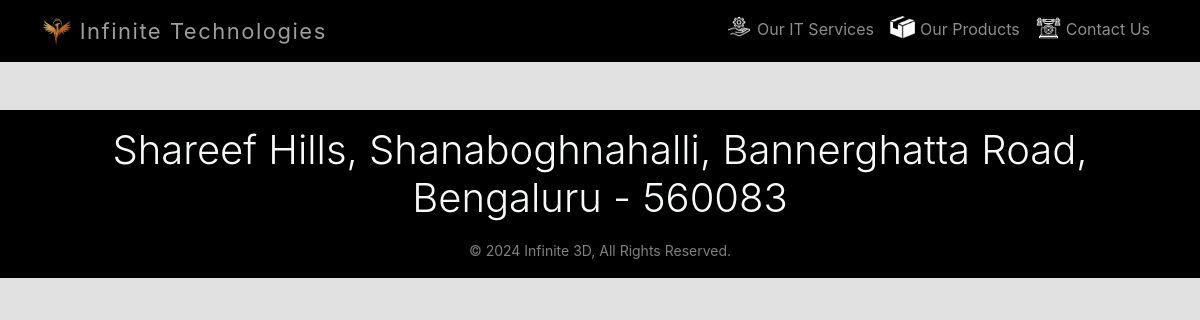
The page /about-us/ on the database its author committed.
### service/models.py (models this page shows)
class Header(models.Model):
    navbar_link = models.TextField()
    navbar_content = models.TextField()
    navbar_icon = models.FileField(upload_to="img/", max_length=5000, null=True, default=None)

class Footer(models.Model):
    address = models.TextField()
    copyright = models.TextField()

### infinitetechnologies/views.py (the view)
# urls.py: path('about-us/', views.about_us, name='about_us'),
def about_us(request):
    current_year = datetime.now().year
    return render(request, "about.html", {'current_year': current_year})

### service/context_processors.py (called while the page is built)
def header_and_footer(request):
    headerData = Header.objects.all()  # Replace with your actual query
    footerData = Footer.objects.all()    # Replace with your actual query
    return {'headerData': headerData, 'footerData': footerData}

### templates/about.html (shortened to what this page needs)
{% extends 'base.html' %}

### templates/header.html (shortened to what this page needs)
<!doctype html>
<html lang="en">
  <head>
    <link rel="stylesheet" href="/static/css/styles.css">
  <link href="https://cdn.jsdelivr.net/npm/bootstrap@5.0.2/dist/css/bootstrap.min.css" rel="stylesheet">
	<link href="https://cdnjs.cloudflare.com/ajax/libs/animate.css/3.7.2/animate.min.css" rel="stylesheet">
    <link href="https://cdn.jsdelivr.net/npm/bootstrap@5.3.2/dist/css/bootstrap.min.css" rel="stylesheet">
  </head>
  <body>
  <nav class="navbar navbar-expand-lg navbar-dark bg-black">
    <div class="container">
        <a class="navbar-title navbar-dark" href="/">
            <img src="/media/logo/titlepic.png" alt="" width="30" height="28" class="d-inline-block align-text-top">
            Infinite Technologies
        </a>
        <div class="collapse navbar-collapse" id="navbarNav">
            <ul class="navbar-nav ms-auto">
              {% for n in headerData %}
                <li class="nav-item">
                  <a class="nav-link{% if request.path == '/{{n.navbar_link}}/' %} active {% endif %}" href="/{{n.navbar_link}}/">
                    <img src="/media/{{ n.navbar_icon }}" alt="" width="30" height="30" style="padding-bottom: 6%; padding-right: 4%;">{{n.navbar_content}}
                  </a>
                </li>
              {% endfor %}
            </ul>
        </div>
    </div>
  </nav>

### templates/footer.html (shortened to what this page needs)
<footer class="bg-black py-3 mt-5 container-fluid">
    <div class="container text-light text-center">
        {% if footerData %}
        <p class="display-6 mb-3">{{footerData.0.address}}</p>
        <small class="text-white-50" >&copy; {{footerData.0.copyright}}</small>
        {% endif %}
    </div>
</footer>
</body>
</html>

### static/css/styles.css (style rules this page uses)
body { background-color: #e1e1e1 !important; font-family: -apple-system, BlinkMacSystemFont, sans-serif !important; }
.navbar-title { font-size: 22px; text-decoration: none !important; color: rgb(157, 157, 157); letter-spacing: 1.5px; }

### rows shown on the page
Header: navbar_icon (picture), navbar_content "Our IT Services"
Header: navbar_icon (picture), navbar_content "Our Products"
Header: navbar_icon (picture), navbar_content "Contact Us"
Footer: address "Shareef Hills, Shanaboghnahalli, Bannerghatta Road, Bengaluru - 560083", copyright "2024 Infinite 3D, All Rights Reserved."
